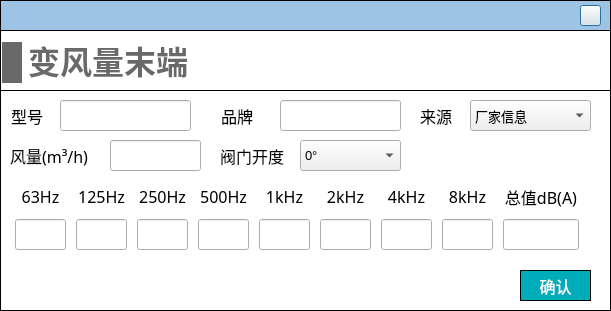
<?xml version="1.0" encoding="UTF-8"?>
<ui version="4.0">
 <class>Dialog_VAV_terminal</class>
 <widget class="QDialog" name="Dialog_VAV_terminal">
  <property name="geometry">
   <rect>
    <x>0</x>
    <y>0</y>
    <width>611</width>
    <height>311</height>
   </rect>
  </property>
  <property name="maximumSize">
   <size>
    <width>671</width>
    <height>389</height>
   </size>
  </property>
  <property name="windowTitle">
   <string>Dialog</string>
  </property>
  <property name="styleSheet">
   <string notr="true">#Dialog_VAV_terminal
{
background-color:white;
}

QLineEdit 
{
font-family: 'Microsoft YaHei';
font-size: 13px;
}

QComboBox
{
font-family: 'Microsoft YaHei';
font-size: 13px;
}</string>
  </property>
  <widget class="QWidget" name="widget_top" native="true">
   <property name="geometry">
    <rect>
     <x>0</x>
     <y>0</y>
     <width>611</width>
     <height>31</height>
    </rect>
   </property>
   <property name="styleSheet">
    <string notr="true">#widget_top
{
border: 1px solid #000000;
background-color: rgb(157, 196, 229);
	background-color: rgb(157, 196, 229);
}</string>
   </property>
   <widget class="QPushButton" name="close">
    <property name="geometry">
     <rect>
      <x>580</x>
      <y>5</y>
      <width>21</width>
      <height>21</height>
     </rect>
    </property>
    <property name="styleSheet">
     <string notr="true">border-image: url(:/images/image/closeWindow.jpg);</string>
    </property>
    <property name="text">
     <string/>
    </property>
   </widget>
  </widget>
  <widget class="QWidget" name="widget_VAV_terminal" native="true">
   <property name="geometry">
    <rect>
     <x>0</x>
     <y>30</y>
     <width>611</width>
     <height>281</height>
    </rect>
   </property>
   <property name="styleSheet">
    <string notr="true">#widget_VAV_terminal
{
border: 1px solid #000000;
}</string>
   </property>
   <widget class="QWidget" name="widget_2" native="true">
    <property name="geometry">
     <rect>
      <x>0</x>
      <y>60</y>
      <width>611</width>
      <height>221</height>
     </rect>
    </property>
    <property name="styleSheet">
     <string notr="true">#widget_2
{
border: 1px solid #000000;
}

QLabel
{
font-family: '黑体';
font-size: 16px;
}

QLineEdit
{
font-family: '黑体';
}

QRadioButton
{
font-family: '黑体';
}

QPushButton
{
font-family: '黑体';
}</string>
    </property>
    <widget class="QWidget" name="layoutWidget">
     <property name="geometry">
      <rect>
       <x>11</x>
       <y>90</y>
       <width>581</width>
       <height>72</height>
      </rect>
     </property>
     <layout class="QHBoxLayout" name="horizontalLayout">
      <item>
       <layout class="QVBoxLayout" name="verticalLayout">
        <item>
         <widget class="QLabel" name="label_7">
          <property name="minimumSize">
           <size>
            <width>51</width>
            <height>31</height>
           </size>
          </property>
          <property name="maximumSize">
           <size>
            <width>51</width>
            <height>31</height>
           </size>
          </property>
          <property name="font">
           <font>
            <family>黑体</family>
            <pointsize>-1</pointsize>
           </font>
          </property>
          <property name="text">
           <string>63Hz</string>
          </property>
          <property name="alignment">
           <set>Qt::AlignCenter</set>
          </property>
         </widget>
        </item>
        <item>
         <widget class="QLineEdit" name="lineEdit_63">
          <property name="minimumSize">
           <size>
            <width>51</width>
            <height>31</height>
           </size>
          </property>
          <property name="maximumSize">
           <size>
            <width>51</width>
            <height>31</height>
           </size>
          </property>
          <property name="alignment">
           <set>Qt::AlignCenter</set>
          </property>
         </widget>
        </item>
       </layout>
      </item>
      <item>
       <layout class="QVBoxLayout" name="verticalLayout_2">
        <item>
         <widget class="QLabel" name="label_8">
          <property name="minimumSize">
           <size>
            <width>51</width>
            <height>31</height>
           </size>
          </property>
          <property name="maximumSize">
           <size>
            <width>51</width>
            <height>31</height>
           </size>
          </property>
          <property name="font">
           <font>
            <family>黑体</family>
            <pointsize>-1</pointsize>
           </font>
          </property>
          <property name="text">
           <string>125Hz</string>
          </property>
          <property name="alignment">
           <set>Qt::AlignCenter</set>
          </property>
         </widget>
        </item>
        <item>
         <widget class="QLineEdit" name="lineEdit_125">
          <property name="minimumSize">
           <size>
            <width>51</width>
            <height>31</height>
           </size>
          </property>
          <property name="maximumSize">
           <size>
            <width>51</width>
            <height>31</height>
           </size>
          </property>
          <property name="alignment">
           <set>Qt::AlignCenter</set>
          </property>
         </widget>
        </item>
       </layout>
      </item>
      <item>
       <layout class="QVBoxLayout" name="verticalLayout_3">
        <item>
         <widget class="QLabel" name="label_9">
          <property name="minimumSize">
           <size>
            <width>51</width>
            <height>31</height>
           </size>
          </property>
          <property name="maximumSize">
           <size>
            <width>51</width>
            <height>31</height>
           </size>
          </property>
          <property name="font">
           <font>
            <family>黑体</family>
            <pointsize>-1</pointsize>
           </font>
          </property>
          <property name="text">
           <string>250Hz</string>
          </property>
          <property name="alignment">
           <set>Qt::AlignCenter</set>
          </property>
         </widget>
        </item>
        <item>
         <widget class="QLineEdit" name="lineEdit_250">
          <property name="minimumSize">
           <size>
            <width>51</width>
            <height>31</height>
           </size>
          </property>
          <property name="maximumSize">
           <size>
            <width>51</width>
            <height>31</height>
           </size>
          </property>
          <property name="alignment">
           <set>Qt::AlignCenter</set>
          </property>
         </widget>
        </item>
       </layout>
      </item>
      <item>
       <layout class="QVBoxLayout" name="verticalLayout_4">
        <item>
         <widget class="QLabel" name="label_10">
          <property name="minimumSize">
           <size>
            <width>51</width>
            <height>31</height>
           </size>
          </property>
          <property name="maximumSize">
           <size>
            <width>51</width>
            <height>31</height>
           </size>
          </property>
          <property name="font">
           <font>
            <family>黑体</family>
            <pointsize>-1</pointsize>
           </font>
          </property>
          <property name="text">
           <string>500Hz</string>
          </property>
          <property name="alignment">
           <set>Qt::AlignCenter</set>
          </property>
         </widget>
        </item>
        <item>
         <widget class="QLineEdit" name="lineEdit_500">
          <property name="minimumSize">
           <size>
            <width>51</width>
            <height>31</height>
           </size>
          </property>
          <property name="maximumSize">
           <size>
            <width>51</width>
            <height>31</height>
           </size>
          </property>
          <property name="alignment">
           <set>Qt::AlignCenter</set>
          </property>
         </widget>
        </item>
       </layout>
      </item>
      <item>
       <layout class="QVBoxLayout" name="verticalLayout_5">
        <item>
         <widget class="QLabel" name="label_11">
          <property name="minimumSize">
           <size>
            <width>51</width>
            <height>31</height>
           </size>
          </property>
          <property name="maximumSize">
           <size>
            <width>51</width>
            <height>31</height>
           </size>
          </property>
          <property name="font">
           <font>
            <family>黑体</family>
            <pointsize>-1</pointsize>
           </font>
          </property>
          <property name="text">
           <string>1kHz</string>
          </property>
          <property name="alignment">
           <set>Qt::AlignCenter</set>
          </property>
         </widget>
        </item>
        <item>
         <widget class="QLineEdit" name="lineEdit_1k">
          <property name="minimumSize">
           <size>
            <width>51</width>
            <height>31</height>
           </size>
          </property>
          <property name="maximumSize">
           <size>
            <width>51</width>
            <height>31</height>
           </size>
          </property>
          <property name="alignment">
           <set>Qt::AlignCenter</set>
          </property>
         </widget>
        </item>
       </layout>
      </item>
      <item>
       <layout class="QVBoxLayout" name="verticalLayout_6">
        <property name="spacing">
         <number>6</number>
        </property>
        <item>
         <widget class="QLabel" name="label_12">
          <property name="minimumSize">
           <size>
            <width>51</width>
            <height>31</height>
           </size>
          </property>
          <property name="maximumSize">
           <size>
            <width>51</width>
            <height>31</height>
           </size>
          </property>
          <property name="font">
           <font>
            <family>黑体</family>
            <pointsize>-1</pointsize>
           </font>
          </property>
          <property name="text">
           <string>2kHz</string>
          </property>
          <property name="alignment">
           <set>Qt::AlignCenter</set>
          </property>
         </widget>
        </item>
        <item>
         <widget class="QLineEdit" name="lineEdit_2k">
          <property name="minimumSize">
           <size>
            <width>51</width>
            <height>31</height>
           </size>
          </property>
          <property name="maximumSize">
           <size>
            <width>51</width>
            <height>31</height>
           </size>
          </property>
          <property name="alignment">
           <set>Qt::AlignCenter</set>
          </property>
         </widget>
        </item>
       </layout>
      </item>
      <item>
       <layout class="QVBoxLayout" name="verticalLayout_7">
        <item>
         <widget class="QLabel" name="label_">
          <property name="minimumSize">
           <size>
            <width>51</width>
            <height>31</height>
           </size>
          </property>
          <property name="maximumSize">
           <size>
            <width>51</width>
            <height>31</height>
           </size>
          </property>
          <property name="font">
           <font>
            <family>黑体</family>
            <pointsize>-1</pointsize>
           </font>
          </property>
          <property name="text">
           <string>4kHz</string>
          </property>
          <property name="alignment">
           <set>Qt::AlignCenter</set>
          </property>
         </widget>
        </item>
        <item>
         <widget class="QLineEdit" name="lineEdit_4k">
          <property name="minimumSize">
           <size>
            <width>51</width>
            <height>31</height>
           </size>
          </property>
          <property name="maximumSize">
           <size>
            <width>51</width>
            <height>31</height>
           </size>
          </property>
          <property name="alignment">
           <set>Qt::AlignCenter</set>
          </property>
         </widget>
        </item>
       </layout>
      </item>
      <item>
       <layout class="QVBoxLayout" name="verticalLayout_8">
        <item>
         <widget class="QLabel" name="label_14">
          <property name="minimumSize">
           <size>
            <width>51</width>
            <height>31</height>
           </size>
          </property>
          <property name="maximumSize">
           <size>
            <width>51</width>
            <height>31</height>
           </size>
          </property>
          <property name="font">
           <font>
            <family>黑体</family>
            <pointsize>-1</pointsize>
           </font>
          </property>
          <property name="text">
           <string>8kHz</string>
          </property>
          <property name="alignment">
           <set>Qt::AlignCenter</set>
          </property>
         </widget>
        </item>
        <item>
         <widget class="QLineEdit" name="lineEdit_8k">
          <property name="minimumSize">
           <size>
            <width>51</width>
            <height>31</height>
           </size>
          </property>
          <property name="maximumSize">
           <size>
            <width>51</width>
            <height>31</height>
           </size>
          </property>
          <property name="alignment">
           <set>Qt::AlignCenter</set>
          </property>
         </widget>
        </item>
       </layout>
      </item>
      <item>
       <layout class="QVBoxLayout" name="verticalLayout_9">
        <item>
         <widget class="QLabel" name="label_23">
          <property name="minimumSize">
           <size>
            <width>76</width>
            <height>31</height>
           </size>
          </property>
          <property name="maximumSize">
           <size>
            <width>51</width>
            <height>31</height>
           </size>
          </property>
          <property name="font">
           <font>
            <family>黑体</family>
            <pointsize>-1</pointsize>
           </font>
          </property>
          <property name="text">
           <string>总值dB(A)</string>
          </property>
          <property name="alignment">
           <set>Qt::AlignCenter</set>
          </property>
         </widget>
        </item>
        <item>
         <widget class="QLineEdit" name="lineEdit_total">
          <property name="minimumSize">
           <size>
            <width>76</width>
            <height>31</height>
           </size>
          </property>
          <property name="maximumSize">
           <size>
            <width>51</width>
            <height>31</height>
           </size>
          </property>
          <property name="alignment">
           <set>Qt::AlignCenter</set>
          </property>
          <property name="readOnly">
           <bool>true</bool>
          </property>
         </widget>
        </item>
       </layout>
      </item>
     </layout>
    </widget>
    <widget class="QLabel" name="label_13">
     <property name="geometry">
      <rect>
       <x>220</x>
       <y>50</y>
       <width>71</width>
       <height>31</height>
      </rect>
     </property>
     <property name="font">
      <font>
       <family>黑体</family>
       <pointsize>-1</pointsize>
      </font>
     </property>
     <property name="text">
      <string>阀门开度</string>
     </property>
    </widget>
    <widget class="QLineEdit" name="lineEdit_air_volume">
     <property name="geometry">
      <rect>
       <x>110</x>
       <y>50</y>
       <width>91</width>
       <height>31</height>
      </rect>
     </property>
    </widget>
    <widget class="QLabel" name="label_6">
     <property name="geometry">
      <rect>
       <x>10</x>
       <y>50</y>
       <width>81</width>
       <height>31</height>
      </rect>
     </property>
     <property name="font">
      <font>
       <family>黑体</family>
       <pointsize>-1</pointsize>
      </font>
     </property>
     <property name="text">
      <string>风量(m³/h)</string>
     </property>
    </widget>
    <widget class="QPushButton" name="pushButton_confirm">
     <property name="geometry">
      <rect>
       <x>520</x>
       <y>180</y>
       <width>71</width>
       <height>31</height>
      </rect>
     </property>
     <property name="font">
      <font>
       <family>黑体</family>
       <pointsize>12</pointsize>
      </font>
     </property>
     <property name="styleSheet">
      <string notr="true">QPushButton
{
	color:#ffffff; /*文字颜色*/
    background-color: #00ACB9;/*背景色*/
    border-radius:0px; /*边框倒角*/
	border: 1px solid #000000;
}


QPushButton:hover 
{
background-color: rgb(0,142,153);
color: white;
}</string>
     </property>
     <property name="text">
      <string>确认</string>
     </property>
    </widget>
    <widget class="QComboBox" name="comboBox_angle">
     <property name="geometry">
      <rect>
       <x>300</x>
       <y>50</y>
       <width>101</width>
       <height>31</height>
      </rect>
     </property>
     <item>
      <property name="text">
       <string>0°</string>
      </property>
     </item>
     <item>
      <property name="text">
       <string>15°</string>
      </property>
     </item>
     <item>
      <property name="text">
       <string>30°</string>
      </property>
     </item>
     <item>
      <property name="text">
       <string>45°</string>
      </property>
     </item>
     <item>
      <property name="text">
       <string>60°</string>
      </property>
     </item>
     <item>
      <property name="text">
       <string>75°</string>
      </property>
     </item>
     <item>
      <property name="text">
       <string>90°</string>
      </property>
     </item>
    </widget>
    <widget class="QComboBox" name="comboBox_data_source">
     <property name="geometry">
      <rect>
       <x>470</x>
       <y>10</y>
       <width>121</width>
       <height>31</height>
      </rect>
     </property>
     <item>
      <property name="text">
       <string>厂家信息</string>
      </property>
     </item>
     <item>
      <property name="text">
       <string>设计预估</string>
      </property>
     </item>
    </widget>
    <widget class="QLabel" name="label_15">
     <property name="geometry">
      <rect>
       <x>420</x>
       <y>10</y>
       <width>41</width>
       <height>31</height>
      </rect>
     </property>
     <property name="font">
      <font>
       <family>黑体</family>
       <pointsize>-1</pointsize>
      </font>
     </property>
     <property name="text">
      <string>来源</string>
     </property>
    </widget>
    <widget class="QWidget" name="widget_number" native="true">
     <property name="geometry">
      <rect>
       <x>10</x>
       <y>10</y>
       <width>191</width>
       <height>31</height>
      </rect>
     </property>
    </widget>
    <widget class="QWidget" name="widget_model" native="true">
     <property name="geometry">
      <rect>
       <x>10</x>
       <y>10</y>
       <width>181</width>
       <height>31</height>
      </rect>
     </property>
     <widget class="QLineEdit" name="lineEdit_model">
      <property name="geometry">
       <rect>
        <x>50</x>
        <y>0</y>
        <width>131</width>
        <height>31</height>
       </rect>
      </property>
     </widget>
     <widget class="QLabel" name="label_18">
      <property name="geometry">
       <rect>
        <x>1</x>
        <y>0</y>
        <width>41</width>
        <height>31</height>
       </rect>
      </property>
      <property name="font">
       <font>
        <family>黑体</family>
        <pointsize>-1</pointsize>
       </font>
      </property>
      <property name="text">
       <string>型号</string>
      </property>
     </widget>
    </widget>
    <widget class="QWidget" name="widget_brand" native="true">
     <property name="geometry">
      <rect>
       <x>220</x>
       <y>10</y>
       <width>181</width>
       <height>31</height>
      </rect>
     </property>
     <widget class="QLineEdit" name="lineEdit_brand">
      <property name="geometry">
       <rect>
        <x>60</x>
        <y>0</y>
        <width>121</width>
        <height>31</height>
       </rect>
      </property>
     </widget>
     <widget class="QLabel" name="label_5">
      <property name="geometry">
       <rect>
        <x>1</x>
        <y>0</y>
        <width>41</width>
        <height>31</height>
       </rect>
      </property>
      <property name="font">
       <font>
        <family>黑体</family>
        <pointsize>-1</pointsize>
       </font>
      </property>
      <property name="text">
       <string>品牌</string>
      </property>
     </widget>
    </widget>
   </widget>
   <widget class="QLabel" name="label_16">
    <property name="geometry">
     <rect>
      <x>2</x>
      <y>12</y>
      <width>20</width>
      <height>41</height>
     </rect>
    </property>
    <property name="minimumSize">
     <size>
      <width>20</width>
      <height>41</height>
     </size>
    </property>
    <property name="maximumSize">
     <size>
      <width>20</width>
      <height>41</height>
     </size>
    </property>
    <property name="styleSheet">
     <string notr="true">QLabel { 
border: none; 
background-color : rgb(105, 105, 105);
}</string>
    </property>
    <property name="text">
     <string/>
    </property>
   </widget>
   <widget class="QLabel" name="label_17">
    <property name="geometry">
     <rect>
      <x>28</x>
      <y>11</y>
      <width>160</width>
      <height>43</height>
     </rect>
    </property>
    <property name="font">
     <font>
      <family>Microsoft YaHei</family>
      <pointsize>24</pointsize>
      <bold>true</bold>
     </font>
    </property>
    <property name="styleSheet">
     <string notr="true">QLabel { 
border: none; 
color : rgb(105, 105, 105);
}</string>
    </property>
    <property name="text">
     <string>变风量末端</string>
    </property>
    <property name="alignment">
     <set>Qt::AlignBottom|Qt::AlignHCenter</set>
    </property>
   </widget>
  </widget>
 </widget>
 <tabstops>
  <tabstop>lineEdit_model</tabstop>
  <tabstop>lineEdit_brand</tabstop>
  <tabstop>lineEdit_air_volume</tabstop>
  <tabstop>lineEdit_63</tabstop>
  <tabstop>lineEdit_125</tabstop>
  <tabstop>lineEdit_250</tabstop>
  <tabstop>lineEdit_500</tabstop>
  <tabstop>lineEdit_1k</tabstop>
  <tabstop>lineEdit_2k</tabstop>
  <tabstop>lineEdit_4k</tabstop>
  <tabstop>lineEdit_8k</tabstop>
  <tabstop>close</tabstop>
  <tabstop>pushButton_confirm</tabstop>
  <tabstop>comboBox_angle</tabstop>
  <tabstop>comboBox_data_source</tabstop>
  <tabstop>lineEdit_total</tabstop>
 </tabstops>
 <resources/>
 <connections/>
</ui>
